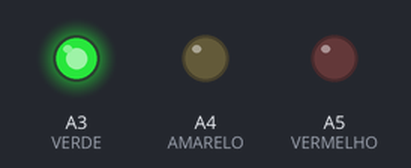
A sketch run on a simulated Arduino Uno, built with avr-gcc and run on an emulated ATmega328P. Shown: output pins drawn as LEDs (lit = HIGH).

Above: at 1.5 s.
At 13.0 s:
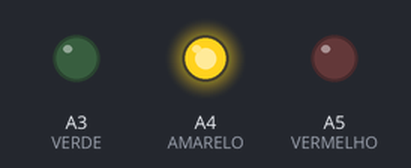
At 24.5 s:
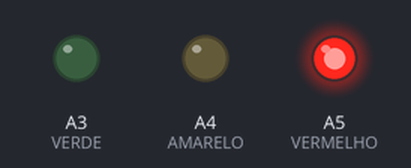
Timing chart, 0 to 33.8 s (numbered marks = the images above):
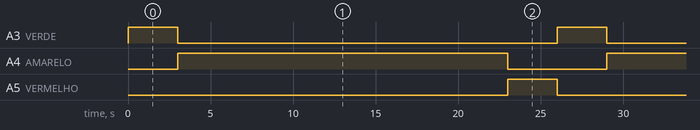

The sketch:

arduinoSemaforo.ino
```cpp
#define VERDE A3
#define AMARELO A4
#define VERMELHO A5

//1 vez
void setup() {
    pinMode(VERDE, OUTPUT);
    pinMode(AMARELO, OUTPUT);
    pinMode(VERMELHO, OUTPUT);
}

//infinitas vezes
void loop() {
    //pode ser também como:
    //digitalWrite(VERDE, TRUE);
    digitalWrite(VERDE, HIGH);
    delay(3000); //fica verde por 3s ou 3000mS

    //pode ser também como:
    //digitalWrite(VERDE, FALSE);
    digitalWrite(VERDE, LOW);

    //digitalWrite(AMARELO, TRUE);
    digitalWrite(AMARELO, HIGH);
    delay(20000); //fica amarelo por 2s ou 2000mS

    //digitalWrite(AMARELO, FALSE);
    digitalWrite(AMARELO, LOW);

    //digitalWrite(VERMELHO, TRUE);
    digitalWrite(VERMELHO, HIGH);
    delay(3000); //fica vermelho por 3s ou 3000mS

    //digitalWrite(VERMELHO, FALSE);
    digitalWrite(VERMELHO, LOW);
}
```

arduinoSemaforo.cpp
```cpp
#define VERDE A3
#define AMARELO A4
#define VERMELHO A5

//1 vez
void setup() {
    pinMode(VERDE, OUTPUT);
    pinMode(AMARELO, OUTPUT);
    pinMode(VERMELHO, OUTPUT);
}

//infinitas vezes
void loop() {
    //pode ser também como:
    //digitalWrite(VERDE, TRUE);
    digitalWrite(VERDE, HIGH);
    delay(3000); //fica verde por 3s ou 3000mS

    //pode ser também como:
    //digitalWrite(VERDE, FALSE);
    digitalWrite(VERDE, LOW);

    //digitalWrite(AMARELO, TRUE);
    digitalWrite(AMARELO, HIGH);
    delay(20000); //fica amarelo por 2s ou 2000mS

    //digitalWrite(AMARELO, FALSE);
    digitalWrite(AMARELO, LOW);

    //digitalWrite(VERMELHO, TRUE);
    digitalWrite(VERMELHO, HIGH);
    delay(3000); //fica vermelho por 3s ou 3000mS

    //digitalWrite(VERMELHO, FALSE);
    digitalWrite(VERMELHO, LOW);
}
```

Measured:
- by itself, A3 (VERDE), A5 (VERMELHO): alternates HIGH for 3.0 s and LOW for 23.0 s
- by itself, A4 (AMARELO): alternates HIGH for 20.0 s and LOW for 6.0 s
- by itself, everything shown: repeats every 26.0 s, in 4 steps
